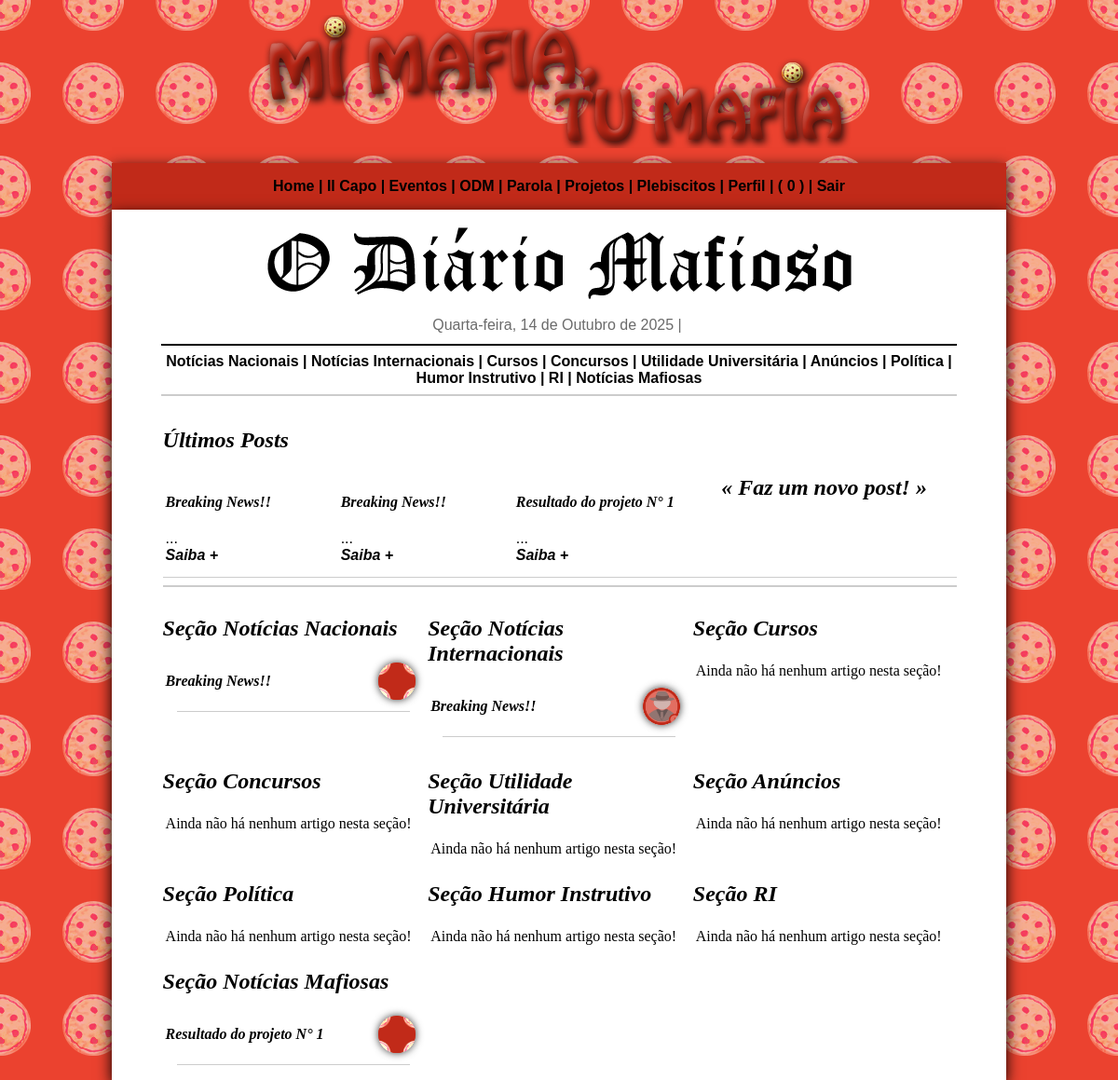
/odmpri.php (signed in), run on the app's committed database.
### tables this page shows
CREATE TABLE `posts` (
  `id_post` int(11) NOT NULL,
  `tit_post` varchar(200) NOT NULL,
  `text_post` text NOT NULL,
  `creat_post` varchar(200) NOT NULL,
  `date_post` varchar(20) NOT NULL,
  `totutil_post` varchar(200) NOT NULL,
  `cat_post` varchar(200) NOT NULL,
  `font_post` text NOT NULL,
  `vis_post` int(11) NOT NULL,
  `util_post` int(11) NOT NULL,
  `inutil_post` int(11) NOT NULL
);

CREATE TABLE `user` (
  `id_user` int(11) NOT NULL,
  `nome_user` varchar(200) NOT NULL,
  `sobrenome_user` varchar(200) NOT NULL,
  `nickname_user` varchar(20) NOT NULL,
  `bday_user` varchar(20) NOT NULL,
  `turno_user` varchar(10) NOT NULL,
  `mail_user` varchar(200) NOT NULL,
  `sexo_user` varchar(20) NOT NULL,
  `pass_user` varchar(200) NOT NULL,
  `desc_user` text NOT NULL,
  `matricula_user` varchar(20) NOT NULL,
  `photo_user` varchar(20) NOT NULL
);

### odmpri.php (the view, shortened to what this page needs)
<?php
include('conectar.php');
?>
<!DOCTYPE html PUBLIC "-//W3C//DTD XHTML 1.0 Transitional//EN" "http://www.w3.org/TR/xhtml1/DTD/xhtml1-transitional.dtd">
<html xmlns="http://www.w3.org/1999/xhtml">
<head>
<link rel="stylesheet" href="css/geral.css" type="text/css" />
</head>
<body leftmargin="0" topmargin="0" background="img/back2.png">
<table cellpadding="0" cellspacing="0" width="100%" border="0">
    <tr>
        <td width="10%">&nbsp;</td>
        <td align="center" valign="bottom"><p><img src="img/tit.png"></p></td>
        <td width="10%">&nbsp;</td>
    </tr>
    <tr>
        <td>&nbsp;</td>
        <td bgcolor="#c12a19" align="center" style="box-shadow: 0px 5px 15px #000;" height="50"><?php include ('menu.php');?></td>
        <td>&nbsp;</td>
    </tr>
    <tr>
        <td>&nbsp;</td>
        <td bgcolor="#FFFFFF" style="box-shadow: 0px 5px 15px #000;" height="500" valign="top">
            <table width="100%" border="0">
                <?php include ('headodm.php');?>
                <tr>
                    <td>&nbsp;</td>
                    <td align="center">
                        <table width="100%" cellpadding="1" cellspacing="1">
                            <tr>
                                <td valign="top" width="66%" colspan="2" align="left">
                                    <font face="Georgia, Times New Roman, Times, serif"><h2><i>Últimos Posts</i></h2></font>
                                    <table border="0" width="100%">
                                        <tr>
                                        <?php
                                            $query_posts    = "SELECT * FROM posts ORDER BY id_post DESC LIMIT 3";
                                            $stmt_posts     = $conexao->prepare($query_posts);
                                            $stmt_posts->execute();
                                            $rs_posts   = $stmt_posts->get_result();
                                            $nposts     = $rs_posts->num_rows;
                                        if($nposts == 0){
                                        ?>
                                        <br />
                                            <b>Ainda não há nenhum post! :|</b>
                                        <?php
                                        }else{
                                            while($postinfo = $rs_posts->fetch_assoc()){
                                            $id_post    = $postinfo['id_post'];
                                            $tit_post   = $postinfo['tit_post'];
                                        ?>
                                            <td valign="top" bgcolor="#FFFFFF" align="left" width="33%">
                                                <a style="font-family:Georgia, 'Times New Roman', Times, serif;" href="readpost.php?i=<?=$id_post;?>">
                                                <h4><b>
                                                <i>
                                                <?php
                                                    if($tit_post == ''){
                                                        echo 'Sem título';
                                                    }else{
                                                        echo $tit_post;
                                                    }
                                                ?>
                                                </i>
                                                </b></h4>
                                                </a> ...<br />
                                                <a href="readpost.php?i=<?=$id_post;?>"><b><i>Saiba +</i></b></a>
                                            </td>
                                        <?php }
                                        } ?>
                                        </tr>
                                    </table>
                                </td>
                                <td width="33%" align="center">
                                    <h2><font face="Georgia, Times New Roman, Times, serif"><b><i>&laquo; <a href="addpost.php">Faz um novo post!</a> &raquo;</i></b></font></h2>
                                </td>
                            </tr>
                            <tr>
                                <td colspan="5">
                                    <hr width="100%" size="1" color="#CCCCCC" />
                                    <hr width="100%" size="2" color="#CCCCCC" />
                                </td>
                            </tr>
                            <tr>
                                <?php
                                $area_texts = [
                                    'nn' => 'Notícias Nacionais',
                                    'ni' => 'Notícias Internacionais',
                                    'c'  => 'Cursos',
                                    'co' => 'Concursos',
                                    'uu' => 'Utilidade Universitária',
                                    'a'  => 'Anúncios',
                                    'p'  => 'Política',
                                    'hi' => 'Humor Instrutivo',
                                    'ri' => 'RI',
                                    'm'  => 'Notícias Mafiosas',
                                ];
                                $i = 0;
                                foreach($area_texts as $area_code => $area_name) {
                                    $i++;
                                ?>
                                    <td width="33%" align="left" valign="top">
                                        <font face="Georgia, Times New Roman, Times, serif"><h2><i>Seção <?=$area_name;?></i></h2></font>
                                        <table border="0" width="100%">
                                            <?php
                                                $query_popost = "SELECT * FROM posts WHERE cat_post = ? ORDER BY id_post DESC LIMIT 5";
                                                $stmt_popost = $conexao->prepare($query_popost);
                                                $stmt_popost->bind_param("s", $area_code);
                                                $stmt_popost->execute();
                                                $rs_popost = $stmt_popost->get_result();
                                                $npopost = $rs_popost->num_rows;
                                                if($npopost == 0){
                                                ?>
                                                <tr>
                                                    <td colspan="2" style="font-family:Georgia, 'Times New Roman', Times, serif">
                                                        Ainda não há nenhum artigo nesta seção!
                                                    </td>
                                                </tr>
                                            <?php
                                                }else{
                                                    while($popost_info = $rs_popost->fetch_assoc()){
                                                        $id_popost	= $popost_info['id_post'];
                                                        $tit_popost = $popost_info['tit_post'];
                                                        $creat_popost = $popost_info['creat_post'];
                                                        $query_popostu = "SELECT * FROM user WHERE id_user = ?";
                                                        $stmt_popostu = $conexao->prepare($query_popostu);
                                                        $stmt_popostu->bind_param("s", $creat_popost);
                                                        $stmt_popostu->execute();
                                                        $rs_popostu = $stmt_popostu->get_result();
                                                        $popostu_info = $rs_popostu->fetch_assoc();
                                                        $photo_popost = $popostu_info['photo_user'] ?? 'back.png';
                                                ?>
                                                    <tr>
                                                        <td width="82%" style="font-family:Georgia, 'Times New Roman', Times, serif">
                                                            <a href="readpost.php?i=<?=$id_popost;?>"><i><b><?=$tit_popost;?></b></i></a>
                                                        </td>
                                                        <td width="18%">
                                                            <a href="<?=($creat_popost == 0) ? '#' : 'perfil.php?p=' . $creat_popost; ?>"><img src="photos/user/<?=$photo_popost;?>" alt="" style="width: 40px;
                                                            height: 40px;
                                                            border-radius: 40px;
                                                            -webkit-border-radius: 50px;
                                                            -moz-border-radius: 50px;
                                                            background: url(photos/user/<?=$photo_popost?>);
                                                            background-size:contain;
                                                            box-shadow: 0 0 8px rgba(0, 0, 0, .8);
                                                            -webkit-box-shadow: 0 0 8px rgba(0, 0, 0, .8);
                                                            -moz-box-shadow: 0 0 8px rgba(0, 0, 0, .8);" /></a>
                                                        </td>
                                                    </tr>
                                                    <tr>
                                                        <td colspan="2">
                                                            <hr width="90%" size="1" color="#CCCCCC" />
                                                        </td>
                                                    </tr>
                                                <?php
                                                    }
                                                }
                                            ?>
                                        </table>
                                        </td>
                                <?php
                                    if($i % 3 == 0) {
                                        echo '</tr><tr>';
                                    }
                                }
                                ?>
                            </tr>
                        </table>
                    </td>
                    <td>&nbsp;</td>
                </tr>
            </table>
        </td>
        <td>&nbsp;</td>
    </tr>
</table>
</body>
</html>

### css/geral.css (style rules this page uses)
body { font-family:Verdana, Geneva, sans-serif; }
a { text-decoration:none; color:#000; }

### data on the page
posts: tit_post "Breaking News!!", user.photo_user (picture)
posts: tit_post "Breaking News!!"
posts: tit_post "Resultado do projeto N° 1"

### other printed values
$area_name "Notícias Nacionais"
$area_name "Notícias Internacionais"
$area_name "Cursos"
$area_name "Concursos"
$area_name "Utilidade Universitária"
$area_name "Anúncios"
$area_name "Política"
$area_name "Humor Instrutivo"
$area_name "RI"
$area_name "Notícias Mafiosas"
